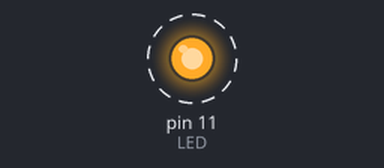
Bench run of a program on a simulated Raspberry Pi (header pin numbers). On the bench: output pins drawn as LEDs (lit = HIGH). Dashed ring = blinking.

Above: at 0.5 s.
Timing chart, 0 to 4.6 s (numbered marks = the images above):
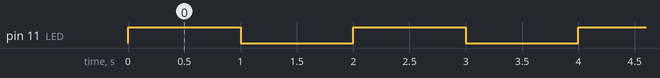

Measured:
- by itself, pin 11 (LED): alternates HIGH for 1.0 s and LOW for 1.0 s

The program:

LED_blink.py
```python
# ---------------------------
# Basic GPIO Input & Output
# Pinout Mapping: https://pinout.xyz/pinout/pin3_gpio2
# ---------------------------

import RPi.GPIO as io
io.setmode(io.BOARD) # io.BCM for BCM format
io.setwarnings(False)

SW = 16 #GPIO 23
LED= 11 #GPIO 17

io.setup(SW, io.IN)

#if io.input( SW ) == 1:
from time import sleep
io.setup(LED, io.OUT)
while True:
    io.output(LED, 1) # 0 or 1
    sleep(1)
    io.output(LED, 0)
    sleep(1)
```
